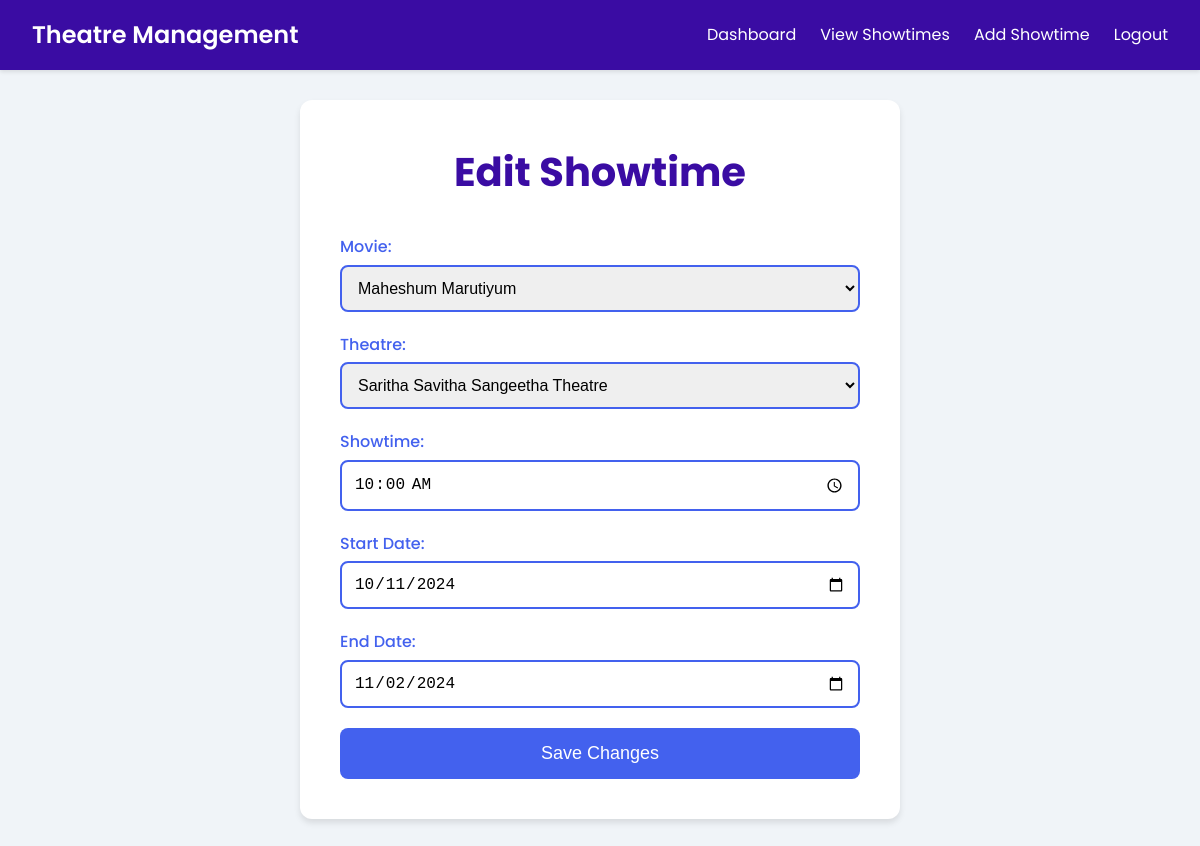
Screenshot of /showtimes/edit/74/ with the database file from the repository.
### myapp/models.py (models this page shows, shortened)
class Showtime(models.Model):
    movie = models.ForeignKey(Movie, on_delete=models.CASCADE)
    theatre = models.ForeignKey(Theatre, on_delete=models.CASCADE)
    showtime = models.TimeField()
    start_date = models.DateField(null=True, blank=True)
    end_date = models.DateField(null=True, blank=True)

class Movie(models.Model):
    title = models.CharField(max_length=100)
    category = models.ForeignKey(Category, on_delete=models.CASCADE)
    release_date = models.DateField()
    description = models.TextField()
    poster = models.ImageField(upload_to='posters/',blank=True,null=True)
    director = models.CharField(max_length=100)
    duration = models.DurationField()
    price = models.DecimalField(max_digits=10, decimal_places=2)

class Theatre(models.Model):
    name = models.CharField(max_length=255)
    location = models.CharField(max_length=255)
    rows = models.TextField()  # Stores rows as a comma-separated string like "A,B,C,D"
    seats_per_row = models.IntegerField()
    parking_available = models.TextField(blank=True, null=True)
    food_and_beverage_options = models.TextField(blank=True, null=True)  # Description of options
    accessibility_options = models.TextField(blank=True, null=True)  # Accessibility information

### myapp/views.py (the view, shortened to what this page needs)
# urls.py: path('showtimes/edit/<int:pk>/', views.edit_showtime, name='edit_showtime'),
def edit_showtime(request, pk):
    showtime = get_object_or_404(Showtime, id=pk)
    return render(request, 'theatre_owner/edit_showtime.html', {
        'showtime': showtime,
        'movies': Movie.objects.all(),
        'theatres': Theatre.objects.all()
    })

### templates/theatre_owner/edit_showtime.html (shortened to what this page needs)
<!DOCTYPE html>
<html lang="en">
<head>
</head>
<body>
    <div class="navbar">
        <div class="navbar-content">
            <h1>Theatre Management</h1>
            <nav>
                <ul>
                    <li><a href="{% url 'theatre_owner_dashboard' %}">Dashboard</a></li>
                    <li><a href="{% url 'view_showtimes' %}">View Showtimes</a></li>
                    <li><a href="{% url 'add_showtime' %}">Add Showtime</a></li>
                    <li><a href="{% url 'logout' %}">Logout</a></li>
                </ul>
            </nav>
        </div>
    </div>
    <div class="container">
        <h2>Edit Showtime</h2>
        <form method="post" onsubmit="return validateForm()">
            <div>
                <label for="movie">Movie:</label>
                <select id="movie" name="movie" required>
                    {% for movie in movies %}
                        <option value="{{ movie.id }}" {% if movie.id == showtime.movie.id %}selected{% endif %}>{{ movie.title }}</option>
                    {% endfor %}
                </select>
            </div>
            <div>
                <label for="theatre">Theatre:</label>
                <select id="theatre" name="theatre" required>
                    {% for theatre in theatres %}
                        <option value="{{ theatre.id }}" {% if theatre.id == showtime.theatre.id %}selected{% endif %}>{{ theatre.name }}</option>
                    {% endfor %}
                </select>
            </div>
            <div>
                <label for="showtime">Showtime:</label>
                <input type="time" id="showtime" name="showtime" value="{{ showtime.showtime|date:'H:i' }}" required>
            </div>
            <div>
                <label for="start_date">Start Date:</label>
                <input type="date" id="start_date" name="start_date" value="{{ showtime.start_date|date:'Y-m-d' }}" required>
            </div>
            <div>
                <label for="end_date">End Date:</label>
                <input type="date" id="end_date" name="end_date" value="{{ showtime.end_date|date:'Y-m-d' }}" required>
            </div>
            <button type="submit">Save Changes</button>
        </form>
    </div>
</body>
</html>

### templates/theatre_owner/edit_showtime.html (style rules this page uses)
* { margin: 0; padding: 0; box-sizing: border-box; }
body { font-family: 'Poppins', sans-serif; background-color: #f0f4f8; color: #333; line-height: 1.6; }
.navbar { background-color: #3a0ca3; color: white; padding: 1rem 2rem; position: fixed; top: 0; left: 0; right: 0; z-index: 1000; box-shadow: 0 2px 4px rgba(0,0,0,0.1); }
.navbar-content { display: flex; justify-content: space-between; align-items: center; max-width: 1200px; margin: 0 auto; }
.navbar h1 { font-size: 1.5rem; font-weight: 600; }
.navbar ul { list-style: none; display: flex; }
.navbar ul li { margin-left: 1.5rem; }
.navbar ul li a { color: white; text-decoration: none; transition: color 0.3s ease; }
.container { max-width: 600px; margin: 100px auto 40px; padding: 40px; background-color: #ffffff; border-radius: 12px; box-shadow: 0 4px 6px rgba(0, 0, 0, 0.1); }
h2 { color: #3a0ca3; text-align: center; margin-bottom: 30px; font-size: 2.5em; }
form { display: grid; gap: 20px; }
label { font-weight: 500; color: #4361ee; display: block; margin-bottom: 5px; }
select, input[type="time"], input[type="date"] { width: 100%; padding: 12px; border: 2px solid #4361ee; border-radius: 8px; font-size: 16px; transition: border-color 0.3s ease; }
button[type="submit"] { background-color: #4361ee; color: white; border: none; padding: 15px; font-size: 18px; border-radius: 8px; cursor: pointer; transition: background-color 0.3s ease; }

### rows the page displays
Showtime: movie "Maheshum Marutiyum", theatre "Saritha Savitha Sangeetha Theatre", showtime "10:00", start_date "10/11/2024", end_date "11/02/2024"
